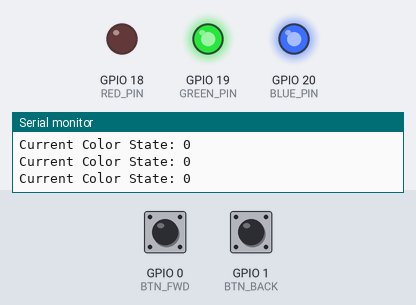
Simulated run of this program. Board: ESP32-C6. Shown: output pins drawn as LEDs (lit = HIGH), the last lines printed to the serial monitor. The inputs (shaded band) are chosen by the test bench; at power-on: GPIO 0 (BTN_FWD) HIGH, GPIO 1 (BTN_BACK) HIGH.

Above: at 4.2 s.
4.3 s: GPIO 0 (BTN_FWD) pulled LOW for 0.15 s
At 4.7 s:
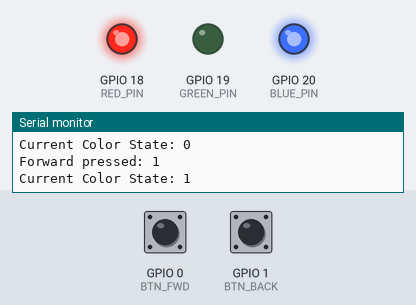
5.9 s: GPIO 0 (BTN_FWD) pulled LOW for 1 s
At 7.0 s:
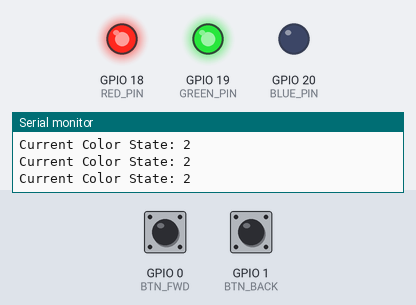
8.4 s: GPIO 0 (BTN_FWD) pulled LOW for 0.15 s
At 8.9 s:
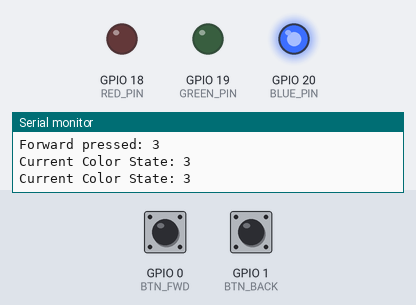
10.0 s: GPIO 1 (BTN_BACK) pulled LOW for 0.15 s
At 11.2 s:
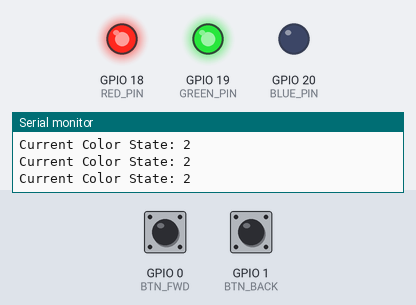
11.6 s: GPIO 1 (BTN_BACK) pulled LOW for 1 s
At 12.6 s:
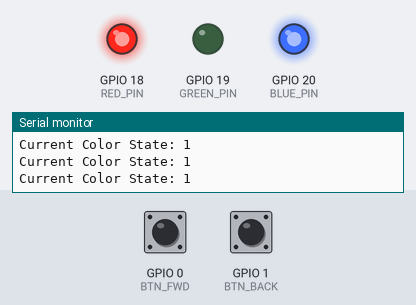
14.1 s: GPIO 1 (BTN_BACK) pulled LOW for 3.2 s
At 14.5 s:
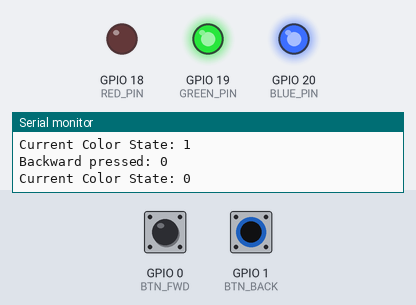
Timing chart, 0 to 17.1 s (numbered marks = the images above; inputs shaded):
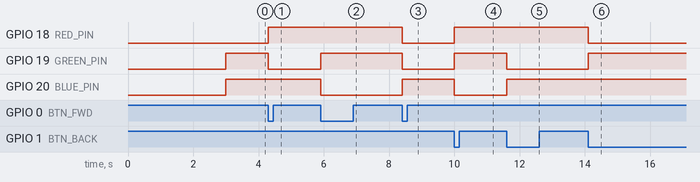

The program:

main.cpp
```cpp
#include <Arduino.h>

// Pin setup (common anode: LOW = ON, HIGH = OFF)
const int RED_PIN   = 18;
const int GREEN_PIN = 19;
const int BLUE_PIN  = 20;

const int BTN_FWD   = 0;
const int BTN_BACK  = 1;

// Color state machine
enum Color { RED, GREEN, BLUE, YELLOW };
volatile Color currentColor = RED;

// Optional flags just for printing in loop (not required for function)
volatile bool forwardEvent  = false;
volatile bool backwardEvent = false;

// Debounce timing
volatile unsigned long lastForwardTime = 0;
volatile unsigned long lastBackwardTime = 0;
const unsigned long debounceDelay = 150; // ms

// --- LED color (put in IRAM so it's safe to call from ISR on ESP32) ---
void IRAM_ATTR setColor(Color c) {
  // All OFF first (HIGH = off for common anode)
  digitalWrite(RED_PIN,   HIGH);
  digitalWrite(GREEN_PIN, HIGH);
  digitalWrite(BLUE_PIN,  HIGH);

  switch (c) {
    case RED:    digitalWrite(RED_PIN,   LOW); break;
    case GREEN:  digitalWrite(GREEN_PIN, LOW); break;
    case BLUE:   digitalWrite(BLUE_PIN,  LOW); break;
    case YELLOW: digitalWrite(RED_PIN,   LOW);
                 digitalWrite(GREEN_PIN, LOW); break; // R+G
  }
}

// --- ISRs: update state AND LED inside the interrupt ---
void IRAM_ATTR handleForward() {
  unsigned long now = millis();
  if (now - lastForwardTime > debounceDelay) {
    // R → G → B → Y → R
    currentColor = static_cast<Color>((currentColor + 1) % 4);
    setColor(currentColor);       // change LED immediately
    forwardEvent = true;          // for optional prints in loop
    lastForwardTime = now;
  }
}

void IRAM_ATTR handleBackward() {
  unsigned long now = millis();
  if (now - lastBackwardTime > debounceDelay) {
    // R ← Y ← B ← G ← R  (−1 mod 4 == +3 mod 4)
    currentColor = static_cast<Color>((currentColor + 3) % 4);
    setColor(currentColor);       // change LED immediately
    backwardEvent = true;         // for optional prints in loop
    lastBackwardTime = now;
  }
}

void setup() {
  Serial.begin(115200);
  delay(3000);
  Serial.println("Starting up...");

  // LED pins
  pinMode(RED_PIN,   OUTPUT);
  pinMode(GREEN_PIN, OUTPUT);
  pinMode(BLUE_PIN,  OUTPUT);

  // Buttons (to GND)
  pinMode(BTN_FWD,  INPUT_PULLUP);
  pinMode(BTN_BACK, INPUT_PULLUP);

  // Start with RED
  setColor(currentColor);

  // Interrupts on falling edge (active-low buttons)
  attachInterrupt(digitalPinToInterrupt(BTN_FWD),  handleForward, FALLING);
  attachInterrupt(digitalPinToInterrupt(BTN_BACK), handleBackward, FALLING);
}

void loop() {
  // Optional: print events without affecting timing of the ISR-driven LED change
  if (forwardEvent) {
    noInterrupts(); forwardEvent = false; interrupts();
    Serial.println("Forward pressed: " + String(currentColor));
  }
  if (backwardEvent) {
    noInterrupts(); backwardEvent = false; interrupts();
    Serial.println("Backward pressed: " + String(currentColor));
  }

  // Periodic state print (optional)
  static unsigned long lastPrint = 0;
  if (millis() - lastPrint > 250) {
    lastPrint = millis();
    Serial.println("Current Color State: " + String(currentColor));
  }
}
```

Measured:
- after the input at 4.3 s, GPIO 18 (RED_PIN): LOW → HIGH at once; GPIO 19 (GREEN_PIN): HIGH → LOW at once
- after the input at 5.9 s, GPIO 19 (GREEN_PIN): LOW → HIGH at once; GPIO 20 (BLUE_PIN): HIGH → LOW at once
- after the input at 8.4 s, GPIO 18 (RED_PIN), GPIO 19 (GREEN_PIN): HIGH → LOW at once; GPIO 20 (BLUE_PIN): LOW → HIGH at once
- after the input at 10.0 s, GPIO 18 (RED_PIN), GPIO 19 (GREEN_PIN): LOW → HIGH at once; GPIO 20 (BLUE_PIN): HIGH → LOW at once
- after the input at 11.6 s, GPIO 19 (GREEN_PIN): HIGH → LOW at once; GPIO 20 (BLUE_PIN): LOW → HIGH at once
- after the input at 14.1 s, GPIO 18 (RED_PIN): HIGH → LOW at once; GPIO 19 (GREEN_PIN): LOW → HIGH at once
